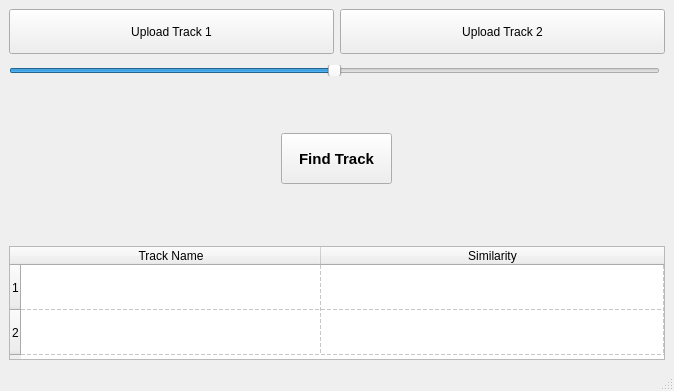
<?xml version="1.0" encoding="UTF-8"?>
<ui version="4.0">
 <class>MainWindow</class>
 <widget class="QMainWindow" name="MainWindow">
  <property name="geometry">
   <rect>
    <x>0</x>
    <y>0</y>
    <width>674</width>
    <height>391</height>
   </rect>
  </property>
  <property name="minimumSize">
   <size>
    <width>674</width>
    <height>0</height>
   </size>
  </property>
  <property name="maximumSize">
   <size>
    <width>16777215</width>
    <height>391</height>
   </size>
  </property>
  <property name="windowTitle">
   <string>MainWindow</string>
  </property>
  <widget class="QWidget" name="centralwidget">
   <layout class="QVBoxLayout" name="verticalLayout">
    <item>
     <layout class="QVBoxLayout" name="verticalLayout_2">
      <item>
       <layout class="QHBoxLayout" name="horizontalLayout">
        <item>
         <widget class="QPushButton" name="UpBtn_1">
          <property name="minimumSize">
           <size>
            <width>251</width>
            <height>45</height>
           </size>
          </property>
          <property name="maximumSize">
           <size>
            <width>16777215</width>
            <height>16777215</height>
           </size>
          </property>
          <property name="text">
           <string>Upload Track 1</string>
          </property>
          <property name="checkable">
           <bool>true</bool>
          </property>
         </widget>
        </item>
        <item>
         <widget class="QPushButton" name="UpBtn_2">
          <property name="minimumSize">
           <size>
            <width>251</width>
            <height>45</height>
           </size>
          </property>
          <property name="maximumSize">
           <size>
            <width>16777215</width>
            <height>16777215</height>
           </size>
          </property>
          <property name="text">
           <string>Upload Track 2</string>
          </property>
          <property name="checkable">
           <bool>true</bool>
          </property>
          <property name="checked">
           <bool>false</bool>
          </property>
         </widget>
        </item>
       </layout>
      </item>
      <item>
       <widget class="QSlider" name="MixerSlider">
        <property name="sizePolicy">
         <sizepolicy hsizetype="Expanding" vsizetype="Maximum">
          <horstretch>0</horstretch>
          <verstretch>0</verstretch>
         </sizepolicy>
        </property>
        <property name="minimumSize">
         <size>
          <width>651</width>
          <height>11</height>
         </size>
        </property>
        <property name="maximumSize">
         <size>
          <width>0</width>
          <height>0</height>
         </size>
        </property>
        <property name="autoFillBackground">
         <bool>false</bool>
        </property>
        <property name="maximum">
         <number>100</number>
        </property>
        <property name="sliderPosition">
         <number>50</number>
        </property>
        <property name="tracking">
         <bool>true</bool>
        </property>
        <property name="orientation">
         <enum>Qt::Horizontal</enum>
        </property>
       </widget>
      </item>
      <item alignment="Qt::AlignHCenter|Qt::AlignVCenter">
       <widget class="QPushButton" name="SearchBtn">
        <property name="sizePolicy">
         <sizepolicy hsizetype="MinimumExpanding" vsizetype="MinimumExpanding">
          <horstretch>0</horstretch>
          <verstretch>0</verstretch>
         </sizepolicy>
        </property>
        <property name="minimumSize">
         <size>
          <width>111</width>
          <height>51</height>
         </size>
        </property>
        <property name="maximumSize">
         <size>
          <width>3565</width>
          <height>16777215</height>
         </size>
        </property>
        <property name="font">
         <font>
          <pointsize>11</pointsize>
          <weight>75</weight>
          <bold>true</bold>
         </font>
        </property>
        <property name="text">
         <string>Find Track</string>
        </property>
        <property name="icon">
         <iconset>
          <normaloff>icons/Search_BUTTON.png</normaloff>icons/Search_BUTTON.png</iconset>
        </property>
        <property name="autoDefault">
         <bool>false</bool>
        </property>
        <property name="default">
         <bool>false</bool>
        </property>
        <property name="flat">
         <bool>false</bool>
        </property>
       </widget>
      </item>
      <item>
       <widget class="QTableWidget" name="Similarity_View">
        <property name="sizePolicy">
         <sizepolicy hsizetype="Preferred" vsizetype="Preferred">
          <horstretch>100</horstretch>
          <verstretch>50</verstretch>
         </sizepolicy>
        </property>
        <property name="minimumSize">
         <size>
          <width>651</width>
          <height>100</height>
         </size>
        </property>
        <property name="maximumSize">
         <size>
          <width>9999999</width>
          <height>114</height>
         </size>
        </property>
        <property name="frameShape">
         <enum>QFrame::StyledPanel</enum>
        </property>
        <property name="frameShadow">
         <enum>QFrame::Raised</enum>
        </property>
        <property name="verticalScrollBarPolicy">
         <enum>Qt::ScrollBarAlwaysOff</enum>
        </property>
        <property name="horizontalScrollBarPolicy">
         <enum>Qt::ScrollBarAlwaysOff</enum>
        </property>
        <property name="sizeAdjustPolicy">
         <enum>QAbstractScrollArea::AdjustToContents</enum>
        </property>
        <property name="showGrid">
         <bool>true</bool>
        </property>
        <property name="gridStyle">
         <enum>Qt::DashLine</enum>
        </property>
        <property name="sortingEnabled">
         <bool>false</bool>
        </property>
        <property name="wordWrap">
         <bool>true</bool>
        </property>
        <property name="cornerButtonEnabled">
         <bool>true</bool>
        </property>
        <attribute name="horizontalHeaderVisible">
         <bool>true</bool>
        </attribute>
        <attribute name="horizontalHeaderCascadingSectionResizes">
         <bool>false</bool>
        </attribute>
        <attribute name="horizontalHeaderDefaultSectionSize">
         <number>300</number>
        </attribute>
        <attribute name="horizontalHeaderMinimumSectionSize">
         <number>35</number>
        </attribute>
        <attribute name="horizontalHeaderShowSortIndicator" stdset="0">
         <bool>false</bool>
        </attribute>
        <attribute name="horizontalHeaderStretchLastSection">
         <bool>true</bool>
        </attribute>
        <attribute name="verticalHeaderDefaultSectionSize">
         <number>45</number>
        </attribute>
        <attribute name="verticalHeaderStretchLastSection">
         <bool>false</bool>
        </attribute>
        <row>
         <property name="text">
          <string>1</string>
         </property>
        </row>
        <row>
         <property name="text">
          <string>2</string>
         </property>
        </row>
        <column>
         <property name="text">
          <string>Track Name</string>
         </property>
        </column>
        <column>
         <property name="text">
          <string>Similarity</string>
         </property>
        </column>
       </widget>
      </item>
     </layout>
    </item>
   </layout>
  </widget>
  <widget class="QMenuBar" name="menubar">
   <property name="geometry">
    <rect>
     <x>0</x>
     <y>0</y>
     <width>674</width>
     <height>22</height>
    </rect>
   </property>
  </widget>
  <widget class="QStatusBar" name="statusbar"/>
 </widget>
 <resources/>
 <connections/>
</ui>
